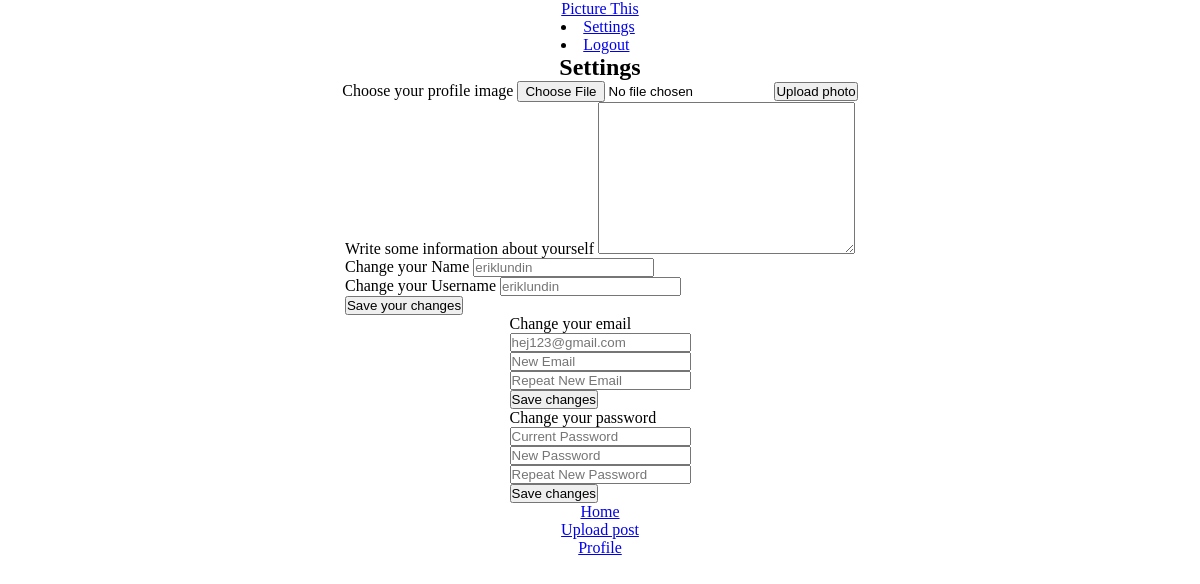
The app's page /settings.php (signed in), older data.
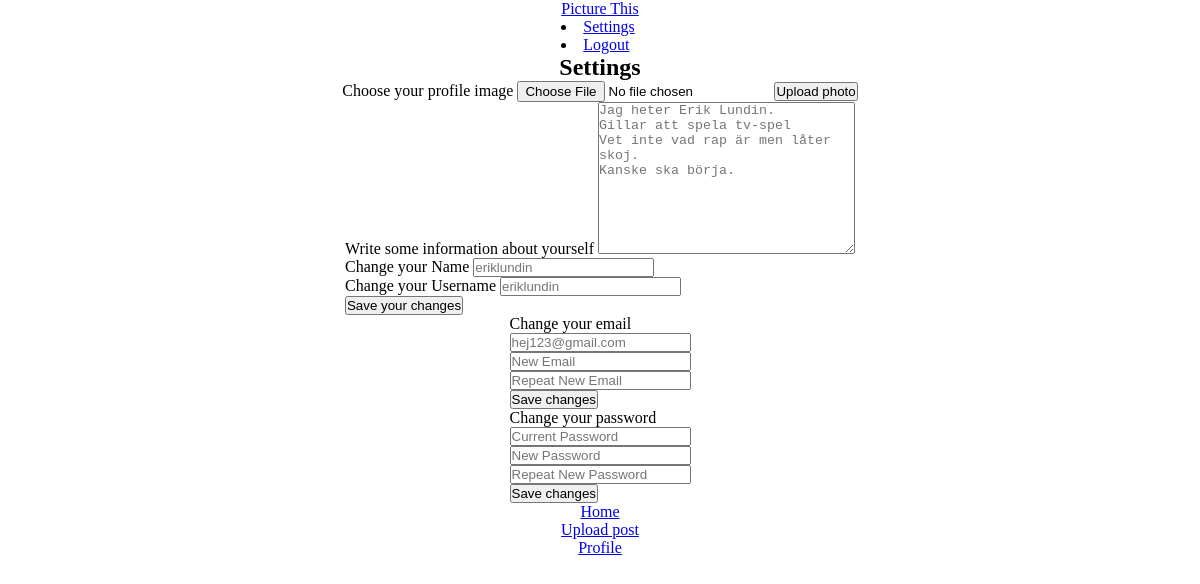
The same page, newer data.
### tables this page shows
CREATE TABLE users (
id INTEGER PRIMARY KEY,
fullname VARCHAR,
username VARCHAR,
email VARCHAR,
password VARCHAR,
profileimage VARCHAR,
biography VARCHAR);

### app/functions.php (called while the page is built, shortened)
<?php
function getUserById(string $id, PDO $pdo): array
{
    $statement = $pdo->prepare('SELECT * FROM users WHERE id = :id');
    $statement->bindParam(':id', $id, PDO::PARAM_STR);
    $statement->execute();
    $user = $statement->fetch(PDO::FETCH_ASSOC);
    if ($user) {
        return $user;
    }
    return $user = [];
}

### settings.php (the view, shortened to what this page needs)
<?php require __DIR__ . '/views/header.php'; ?>
<?php $user = getUserById($_SESSION['user']['id'], $pdo); ?>
<section class="settings-page">
    <h2>Settings</h2>
    <form class="profile-image" action="app/users/profileimage.php" method="post" enctype="multipart/form-data">
        <div class="form-information">
            <label for="profile-image">Choose your profile image</label>
            <input class="input-field-information" type="file" accept="image/jpeg, image/png" name="profileimage" required>
            <button class="button-primary" type="submit" name="button">Upload photo</button>
        </div>
    </form>
    <form class="user-settings" action="app/users/biography.php" method="post" enctype="multipart/form-data">
        <div class="form-information">
            <label for="biography">Write some information about yourself</label>
            <textarea class="biography-field" name="biography" placeholder="<?= $user['biography'] ?>" cols="30" rows="10"></textarea>
            <br>
            <label for="name">Change your Name</label>
            <input class="input-field-information" type="text" name="edit-name" placeholder="<?= $user['fullname'] ?>">
            <br>
            <label for="username">Change your Username</label>
            <input class="input-field-information" type="text" name="edit-username" placeholder="<?= $user['username'] ?>">
            <br>
            <button class="submit-button" type="submit" name="button">Save your changes</button>
        </div>
    </form>
    <form action="app/users/update-email-settings.php" class="user-settings" method="post" enctype="multipart/form-data">
        <div class="form-information-email">
            <label for="email">Change your email</label>
            <br>
            <input class="input-field-information" type="email" name="current-email" placeholder="<?= $user['email'] ?>">
            <br>
            <input class="input-field-information" type="email" name="new-email" placeholder="New Email">
            <br>
            <input class="input-field-information" type="email" name="repeat-email" placeholder="Repeat New Email">
            <br>
            <button class="submit-button" type="submit">Save changes</button>
        </div>
    </form>
    <form action="app/users/update-password-settings.php" class="user-settings" method="post" enctype="multipart/form-data">
        <div class="form-information-password">
            <label for="password">Change your password</label>
            <br>
            <input class="input-field-information" type="password" name="current-password" placeholder="Current Password">
            <br>
            <input class="input-field-information" type="password" name="new-password" placeholder="New Password">
            <br>
            <input class="input-field-information" type="password" name="repeat-password" placeholder="Repeat New Password">
            <br>
            <button class="submit-button" type="submit">Save changes</button>
        </div>
    </form>
</section>
<?php require __DIR__ . '/views/footer.php'; ?>

Row changes from the older to the newer data that the page shows:
changed users "eriklundin": biography (not shown) → "Jag heter Erik Lundin. Gillar att spela tv-spel Vet inte vad rap är men låter skoj. Kanske ska börja."
